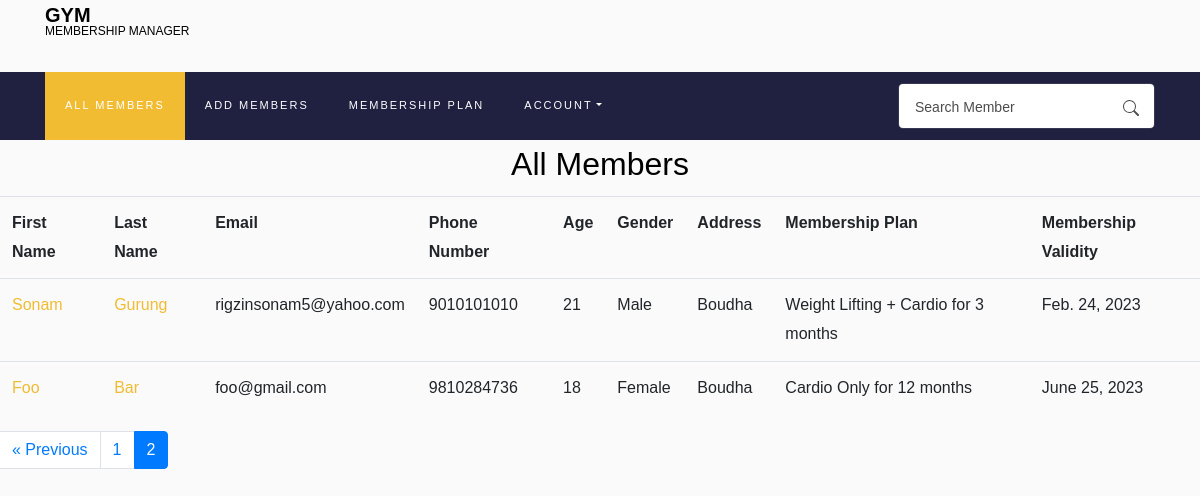
Page /?page=2 (signed in) on the committed database.
### Membership/models.py (models this page shows, shortened)
class Members(models.Model):
    gym_owner = models.ForeignKey(
        User, on_delete=models.CASCADE, related_name='gym_owner', default=None)
    first_name = models.CharField(max_length=100, blank=False)
    last_name = models.CharField(max_length=100, blank=False)
    email = models.EmailField(max_length=100, blank=False)
    age = models.IntegerField(blank=False)
    gender = models.CharField(max_length=10, blank=False)
    phone_number = models.CharField(max_length=20, blank=False)
    address = models.CharField(max_length=100, blank=False)
    membership = models.ForeignKey(
        Membership, on_delete=models.CASCADE, related_name='membership')
    validity = models.DateField()

class Membership(models.Model):
    user = models.ForeignKey(
        User, on_delete=models.CASCADE, related_name='owner')
    membership_type = models.CharField(max_length=100, blank=False)
    membership_price = models.IntegerField(blank=False)
    membership_duration = models.CharField(max_length=20, blank=False)
    def __str__(self):
        if self.membership_duration == "1" :
            return f"{self.membership_type} for {self.membership_duration} month"
        else:
            return f"{self.membership_type} for {self.membership_duration} months"

### Membership/views.py (the view)
# urls.py: path("",views.all_members, name='index'),
@login_required(login_url='/login',redirect_field_name=None)
def all_members(request):
    members = Members.objects.filter(
        gym_owner=request.user).order_by('validity').all()
    paginator = Paginator(members, 5)
    page_num = request.GET.get('page')
    page_obj = paginator.get_page(page_num)
    return render(request, 'Membership/all-members.html', {
        'page_obj': page_obj,
        'form': SearchForm()
    })

### Membership/forms.py
class SearchForm(forms.Form):
    search = forms.CharField(label='',max_length=100,widget=forms.TextInput(attrs={
        'class':'form-control pl-3',
        'placeholder': 'Search Member',
    }))

### Membership/utils.py (called while the page is built)
def inject_form(request):
    return {'searchform': SearchForm()}

### Membership/templates/Membership/all-members.html (shortened to what this page needs)
{% extends "Membership/layout.html" %}
{% block body %}
<h2 style="text-align: center;">All Members</h2>
<table class="table table-hover">
    <tr>
        <th>First Name</th>
        <th>Last Name</th>
        <th>Email</th>
        <th>Phone Number</th>
        <th>Age</th>
        <th>Gender</th>
        <th>Address</th>
        <th>Membership Plan</th>
        <th>Membership Validity</th>
    </tr>
    {% for member in page_obj %}
    <tr>
        <td> <a href="{% url 'member-detail' member.id%}" style="text-decoration: none;"> {{member.first_name}}</a></td>
     <td> <a href="{% url 'member-detail' member.id%}" style="text-decoration: none;">{{member.last_name}}</a></td>
        <td>{{member.email}}</td>
        <td>{{member.phone_number}}</td>
        <td>{{member.age}}</td>
        <td>{{member.gender}}</td>
        <td>{{member.address}}</td>
        <td>{{member.membership}}</td>
        <td>{{member.validity}}</td>
    </tr>
    {% empty %}
    <p>Member does not exists</p>
    {% endfor %}
</table>
<div class="pagination">
    <ul class="pagination">
        {% if page_obj.has_previous %}
        <a class="page-link" href="?page={{ page_obj.previous_page_number }}">&laquo Previous</a>
        {% endif %}
        {% for page in page_obj.paginator.page_range %}
        {% if page == page_obj.number %}
        <li class="page-item active">
            <a class="page-link" href="?page={{ page }}">{{ page }} </a>
        </li>
        {% else %}
        <a class="page-link" href="?page={{ page }}">{{ page }}</a>
        {% endif %}
        {% endfor %}
    </ul>
</div>
{% endblock %}

### Membership/static/Membership/A.style.css.pagespeed.cf.4cGS_Kvzku.css (style rules this page uses)
:root { --blue: #007bff; --indigo: #6610f2; --purple: #6f42c1; --pink: #e83e8c; --red: #dc3545; --orange: #fd7e14; --yellow: #ffc107; --green: #28a745; --teal: #20c997; --cyan: #17a2b8; --white: #fff; --gray: #6c757d; --gray-dark: #343a40; --primary: #007bff; --secondary: #6c757d; --success: #28a745; --info: #17a2b8; --warning: #ffc107; --danger: #dc3545; --light: #f8f9fa; --dark: #343a40; --breakpoint-xs: 0; --breakpoint-sm: 576px; --breakpoint-md: 768px; --breakpoint-lg: 992px; --breakpoint-xl: 1200px; --font-family-sans-serif: -apple-system, BlinkMacSystemFont, "Segoe UI", Roboto, "Helvetica Neue", Arial, "Noto Sans", sans-serif, "Apple Color Emoji", "Segoe UI Emoji", "Segoe UI Symbol", "Noto Color Emoji"; --font-family-monospace: SFMono-Regular, Menlo, Monaco, Consolas, "Liberation Mono", "Courier New", monospace; }
html { font-family: sans-serif; line-height: 1.15; -webkit-text-size-adjust: 100%; -webkit-tap-highlight-color: transparent; }
body { margin: 0; font-family: -apple-system, BlinkMacSystemFont, "Segoe UI", Roboto, "Helvetica Neue", Arial, "Noto Sans", sans-serif, "Apple Color Emoji", "Segoe UI Emoji", "Segoe UI Symbol", "Noto Color Emoji"; font-size: 1rem; font-weight: 400; line-height: 1.5; color: #212529; text-align: left; background-color: #fff; }
h1, h2, h3, h4, h5, h6 { margin-top: 0; margin-bottom: 0.5rem; }
ul { margin-top: 0; margin-bottom: 1rem; }
a { color: #007bff; text-decoration: none; background-color: transparent; }
.h1, .h2, .h3, .h4, .h5, .h6, h1, h2, h3, h4, h5, h6 { margin-bottom: 0.5rem; font-weight: 500; line-height: 1.2; }
.h2, h2 { font-size: 2rem; }
.form-control { display: block; width: 100%; height: calc(1.5em + 0.75rem + 2px); padding: 0.375rem 0.75rem; font-size: 1rem; font-weight: 400; line-height: 1.5; color: #495057; background-color: #fff; background-clip: padding-box; border: 1px solid #ced4da; border-radius: 0.25rem; -webkit-transition: border-color 0.15s ease-in-out, -webkit-box-shadow 0.15s ease-in-out; transition: border-color 0.15s ease-in-out, -webkit-box-shadow 0.15s ease-in-out; -o-transition: border-color 0.15s ease-in-out, box-shadow 0.15s ease-in-out; transition: border-color 0.15s ease-in-out, box-shadow 0.15s ease-in-out, -webkit-box-shadow 0.15s ease-in-out; }
.form-control::placeholder { color: #6c757d; opacity: 1; }
.page-link { position: relative; display: block; padding: 0.5rem 0.75rem; margin-left: -1px; line-height: 1.25; color: #007bff; background-color: #fff; border: 1px solid #dee2e6; }
.page-item:last-child .page-link { border-top-right-radius: 0.25rem; border-bottom-right-radius: 0.25rem; }
.page-item.active .page-link { z-index: 1; color: #fff; background-color: #007bff; border-color: #007bff; }
body { font-family: Poppins, Arial, sans-serif; font-size: 16px; line-height: 1.8; font-weight: 400; background: #fafafa; color: gray; }
a { -webkit-transition: 0.3s all ease; -o-transition: 0.3s all ease; transition: 0.3s all ease; color: #f1bc31; }
.h1, .h2, .h3, .h4, .h5, h1, h2, h3, h4, h5 { line-height: 1.5; font-weight: 400; font-family: Poppins, Arial, sans-serif; color: #000; }
.searchform .form-control { width: calc(100% - 46px); border: none; background: #fff !important; color: rgba(0, 0, 0, 0.7) !important; font-size: 14px; }
.form-control { height: 46px !important; background: #fff !important; color: #000 !important; font-size: 14px; border-radius: 0; -webkit-box-shadow: none !important; box-shadow: none !important; border: 1px solid rgba(0, 0, 0, 0.1); }

### rows in the picture
Members: first_name "Sonam", last_name "Gurung", email "rigzinsonam5@yahoo.com", phone_number "9010101010", age "21", gender "Male", address "Boudha", membership "Weight Lifting + Cardio for 3 months", validity "Feb. 24, 2023"
Members: first_name "Foo", last_name "Bar", email "foo@gmail.com", phone_number "9810284736", age "18", gender "Female", address "Boudha", membership "Cardio Only for 12 months", validity "June 25, 2023"

### other values in the picture
{{ page }} "1"
{{ page }} "2"
